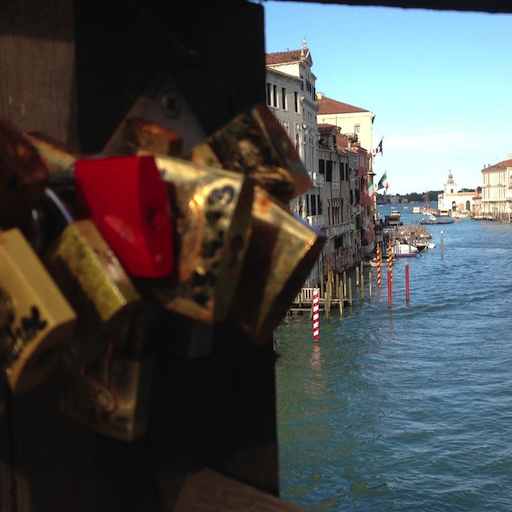
#> input picture development/input/locker_1.png, 512 x 512 px, found by its file name
$ python edges.py   (older library calls are emulated)
#> lines starting #> are read from the running program, lines starting #| are printed output that depends on the picture
import numpy as np
import matplotlib.pyplot as plt
from scipy import ndimage
import pylab as pl
import scipy as sp

from PIL import Image
from skimage import filter

image_name = 'locker_1.png'
pil_image = Image.open(image_name)
#> pil_image is the input picture: PIL image 512x512 RGBA; mean R, G, B, A 78.2, 80.1, 79.7, 255

pil_image = pl.mean(pil_image,2)
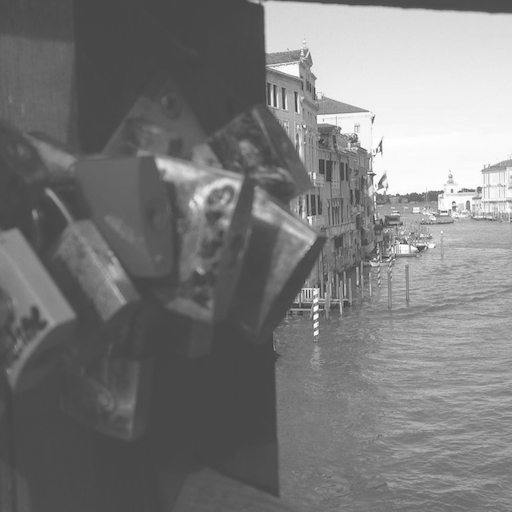
#> pil_image: shape (512, 512) float64; min 63.75, max 255, mean 123.2

im = np.asarray(pil_image)

edges2 = filter.canny(im, sigma=4)
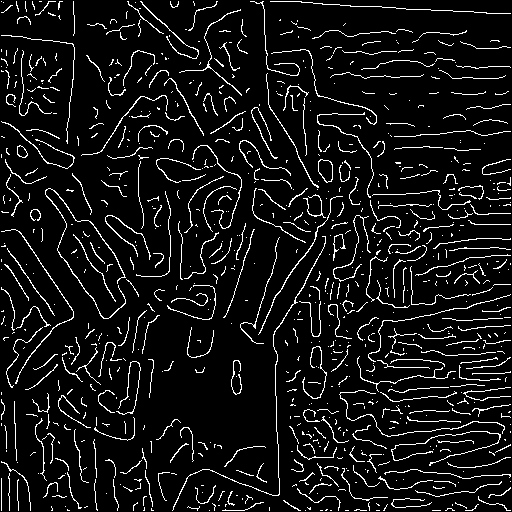
#> edges2: shape (512, 512) bool; 7.8% white in thin lines or dots

#> (the run stopped early here; a loop or call above may not have finished)

$ run again, with development/input/best_1.png copied over development/input/locker_1.png
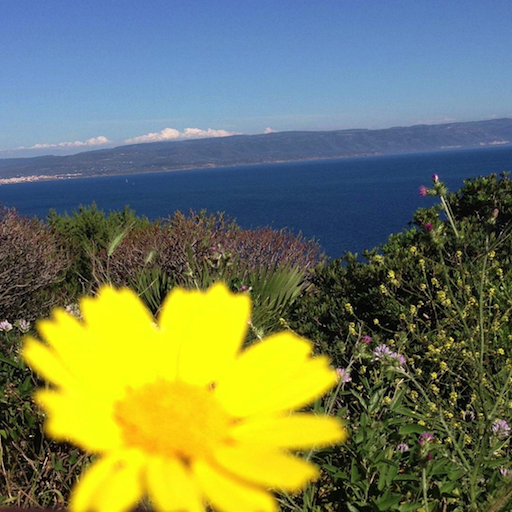
#> input picture development/input/best_1.png, 512 x 512 px, found by its file name
#> pil_image is the input picture: PIL image 512x512 RGBA; mean R, G, B, A 114.6, 125.1, 90.6, 255
#> `pil_image = pl.mean(pil_image,2)`:
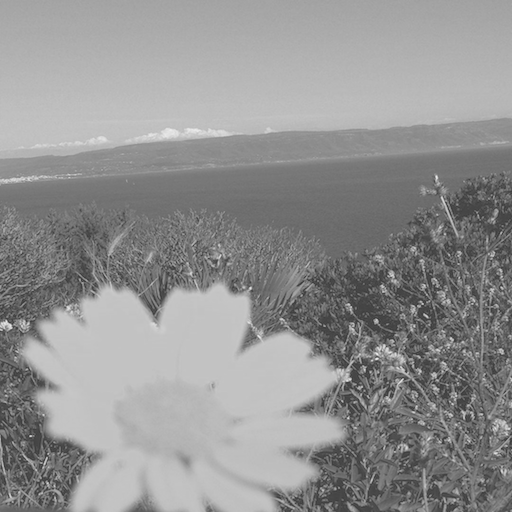
#> pil_image: shape (512, 512) float64; min 63.75, max 237.5, mean 146.3
#> `edges2 = filter.canny(im, sigma=4)`:
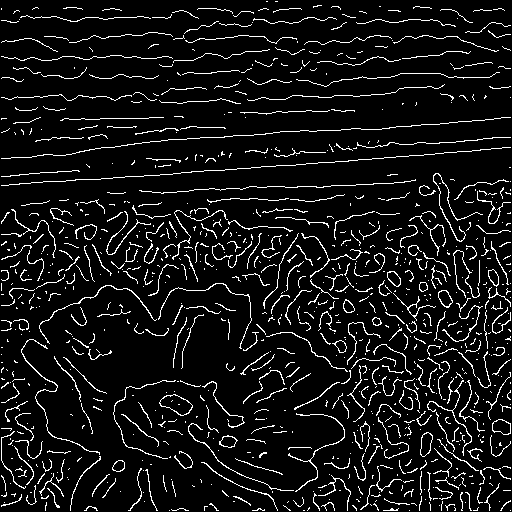
#> edges2: shape (512, 512) bool; 8% white in thin lines or dots

$ run again, with development/input/best_2.png copied over development/input/locker_1.png
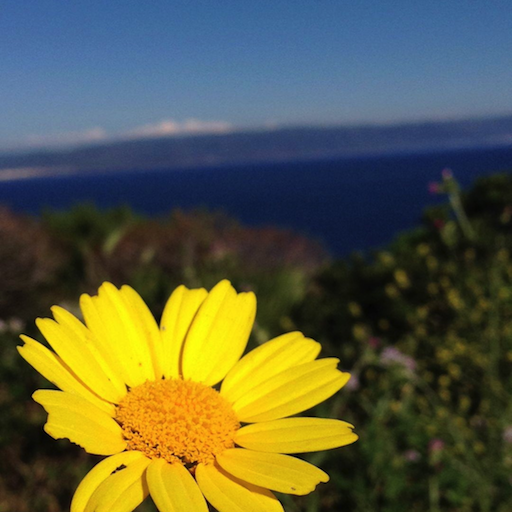
#> input picture development/input/best_2.png, 512 x 512 px, found by its file name
#> pil_image is the input picture: PIL image 512x512 RGBA; mean R, G, B, A 91.2, 93.1, 65.7, 255
#> `pil_image = pl.mean(pil_image,2)`:
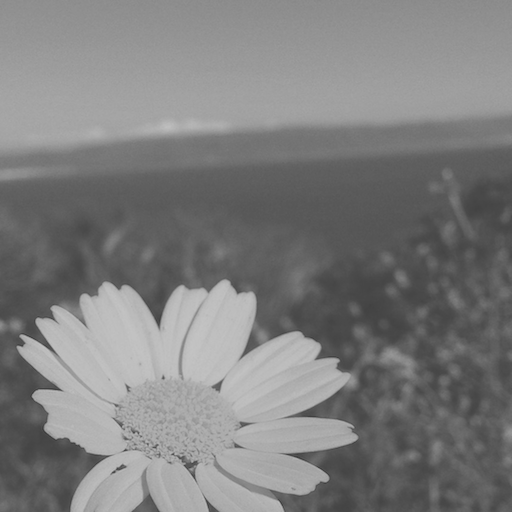
#> pil_image: shape (512, 512) float64; min 63.75, max 196, mean 126.3
#> `edges2 = filter.canny(im, sigma=4)`:
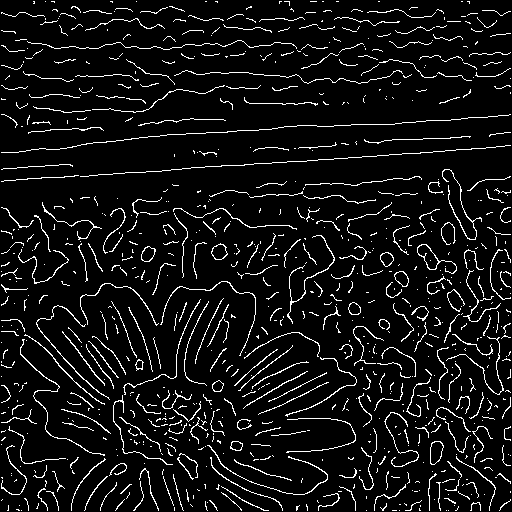
#> edges2: shape (512, 512) bool; 7.3% white in thin lines or dots
